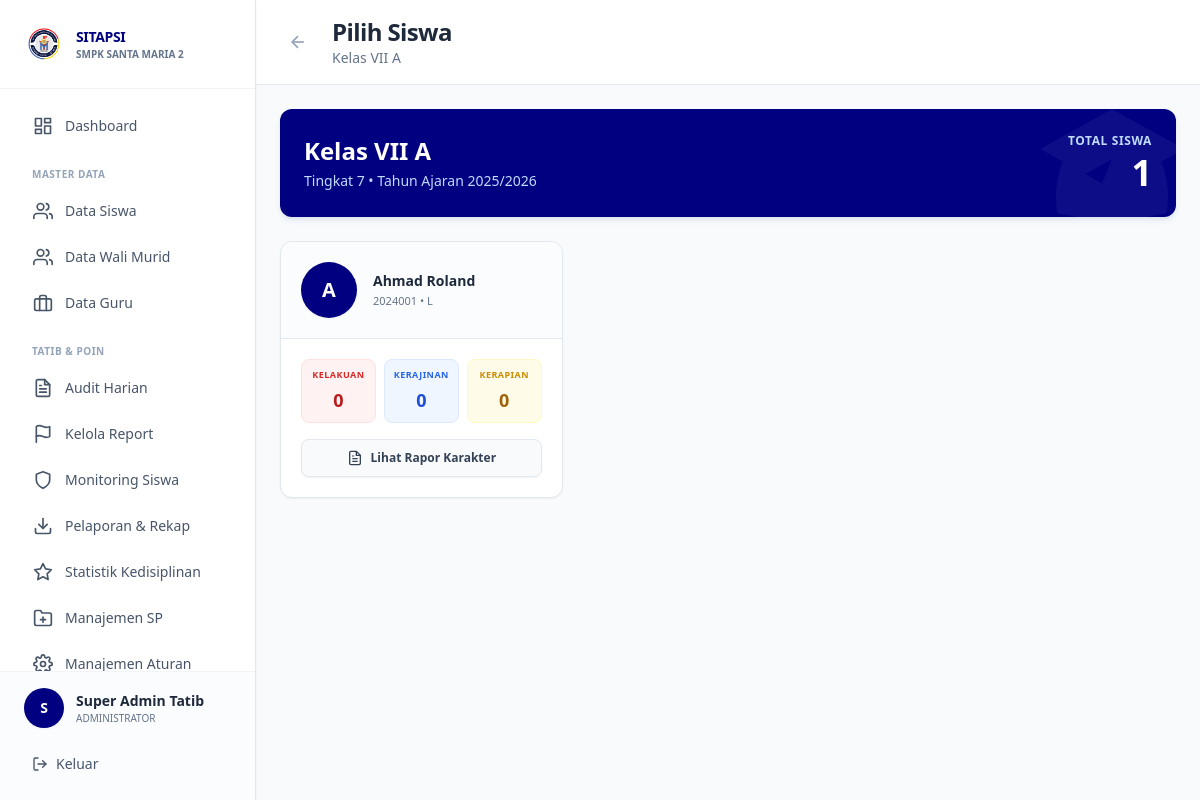
Page /views/admin/rapor_karakter_list.php?kelas=1 (signed in) on the committed database.
### tables this page shows
CREATE TABLE `tb_kelas` (
  `id_kelas` int(11) NOT NULL,
  `nama_kelas` varchar(10) NOT NULL,
  `tingkat` int(11) NOT NULL,
  `guru_wali` varchar(100) DEFAULT NULL,
  `status` varchar(20) DEFAULT 'Aman',
  `created_at` timestamp NOT NULL DEFAULT current_timestamp()
);

CREATE TABLE `tb_tahun_ajaran` (
  `id_tahun` int(11) NOT NULL,
  `nama_tahun` varchar(20) NOT NULL,
  `status` enum('Aktif','Arsip') DEFAULT 'Aktif',
  `semester_aktif` enum('Ganjil','Genap') DEFAULT 'Ganjil'
);

CREATE TABLE `tb_anggota_kelas` (
  `id_anggota` bigint(20) NOT NULL,
  `no_induk` varchar(50) NOT NULL,
  `id_kelas` int(11) NOT NULL,
  `id_tahun` int(11) NOT NULL,
  `poin_kelakuan` int(11) DEFAULT 0,
  `poin_kerajinan` int(11) DEFAULT 0,
  `poin_kerapian` int(11) DEFAULT 0,
  `total_poin_umum` int(11) DEFAULT 0,
  `status_sp_kelakuan` enum('Aman','SP1','SP2','SP3','Sanksi oleh Sekolah') DEFAULT 'Aman',
  `status_sp_kerajinan` enum('Aman','SP1','SP2','SP3','Sanksi oleh Sekolah') DEFAULT 'Aman',
  `status_sp_kerapian` enum('Aman','SP1','SP2','SP3','Sanksi oleh Sekolah') DEFAULT 'Aman',
  `status_sp_terakhir` enum('Aman','SP1','SP2','SP3','Sanksi oleh Sekolah') DEFAULT 'Aman',
  `status_reward` enum('None','Kandidat Reward Semester','Kandidat Sertifikat') DEFAULT 'None'
);

CREATE TABLE `tb_siswa` (
  `no_induk` varchar(50) NOT NULL,
  `nama_siswa` varchar(100) NOT NULL,
  `jenis_kelamin` enum('L','P') NOT NULL,
  `kota` varchar(100) DEFAULT NULL,
  `tanggal_lahir` date DEFAULT NULL,
  `alamat` text DEFAULT NULL,
  `nama_ayah` varchar(150) DEFAULT NULL,
  `pekerjaan_ayah` varchar(100) DEFAULT NULL,
  `nama_ibu` varchar(150) DEFAULT NULL,
  `pekerjaan_ibu` varchar(100) DEFAULT NULL,
  `no_hp_ortu` varchar(15) DEFAULT NULL,
  `id_ortu` int(11) DEFAULT NULL,
  `status_aktif` enum('Aktif','Lulus','Keluar','Dikeluarkan') DEFAULT 'Aktif',
  `nisn` varchar(20) DEFAULT NULL,
  `parent` varchar(100) DEFAULT NULL,
  `wa` varchar(20) DEFAULT NULL,
  `created_at` timestamp NOT NULL DEFAULT current_timestamp()
);

### config/database.php (called while the page is built, shortened)
<?php
function getDBConnection()
{
    static $pdo = null;
    if ($pdo === null) {
        try {
            $dsn = "mysql:host=" . DB_HOST . ";dbname=" . DB_NAME . ";charset=" . DB_CHARSET;
            $options = [
                PDO::ATTR_ERRMODE => PDO::ERRMODE_EXCEPTION,
                PDO::ATTR_DEFAULT_FETCH_MODE => PDO::FETCH_ASSOC,
                PDO::ATTR_EMULATE_PREPARES => false,
                PDO::MYSQL_ATTR_INIT_COMMAND => "SET NAMES " . DB_CHARSET
            ];
            $pdo = new PDO($dsn, DB_USER, DB_PASS, $options);
        } catch (PDOException $e) {
            error_log("Database Connection Error: " . $e->getMessage());
            die("Koneksi database gagal. Silakan hubungi administrator.");
        }
    }
    return $pdo;
}
function executeQuery($sql, $params = [])
{
    $pdo = getDBConnection();
    $stmt = $pdo->prepare($sql);
    $stmt->execute($params);
    return $stmt;
}
function fetchOne($sql, $params = [])
{
    $stmt = executeQuery($sql, $params);
    return $stmt->fetch();
}
function fetchAll($sql, $params = [])
{
    $stmt = executeQuery($sql, $params);
    return $stmt->fetchAll();
}
?>

### views/admin/rapor_karakter_list.php (the view, shortened to what this page needs)
<?php
require_once '../../config/database.php';
$id_kelas = $_GET['kelas'] ?? null;
$tahun_aktif = fetchOne("SELECT id_tahun, nama_tahun, semester_aktif FROM tb_tahun_ajaran WHERE status = 'Aktif' LIMIT 1");
$kelas = fetchOne("SELECT * FROM tb_kelas WHERE id_kelas = :id", ['id' => $id_kelas]);
$siswa_list = fetchAll("
    SELECT
        s.no_induk,
        s.nama_siswa,
        s.jenis_kelamin,
        a.id_anggota,
        a.poin_kelakuan,
        a.poin_kerajinan,
        a.poin_kerapian,
        a.total_poin_umum
    FROM tb_anggota_kelas a
    JOIN tb_siswa s ON a.no_induk = s.no_induk
    WHERE a.id_kelas = :id_kelas
    AND a.id_tahun = :id_tahun
    AND s.status_aktif = 'Aktif'
    ORDER BY s.nama_siswa
", [
    'id_kelas' => $id_kelas,
    'id_tahun' => $tahun_aktif['id_tahun']
]);
?>
<!DOCTYPE html>
<html lang="id">
<head>
    <script src="https://cdn.tailwindcss.com"></script>
</head>
<body class="bg-[#F8FAFC]">
<div class="flex h-screen overflow-hidden">
    <?php include '../../includes/sidebar_admin.php'; ?>
    <div class="flex-1 overflow-auto lg:ml-64">
        <div class="bg-white border-b border-[#E2E8F0] px-6 pl-16 lg:pl-6 py-4 sticky top-0 z-30 flex items-center space-x-4">
            <a href="rapor_karakter.php" class="p-2 rounded-lg text-slate-400 hover:text-slate-600 hover:bg-slate-50 transition-colors">
                <svg class="w-5 h-5" fill="none" stroke="currentColor" viewBox="0 0 24 24" stroke-width="2"><line x1="19" y1="12" x2="5" y2="12"></line><polyline points="12 19 5 12 12 5"></polyline></svg>
            </a>
            <div>
                <h1 class="text-2xl font-extrabold text-slate-800 tracking-tight">Pilih Siswa</h1>
                <p class="text-sm font-medium text-slate-500">Kelas <?= htmlspecialchars($kelas['nama_kelas']) ?></p>
            </div>
        </div>
        <div class="p-6 space-y-6 max-w-7xl mx-auto">
            <div class="bg-[#000080] text-white rounded-xl shadow-md shadow-blue-900/10 p-6 relative overflow-hidden">
                <div class="relative z-10 flex items-center justify-between">
                    <div>
                        <h2 class="text-2xl font-extrabold mb-1">Kelas <?= htmlspecialchars($kelas['nama_kelas']) ?></h2>
                        <p class="text-blue-200 font-medium text-sm">Tingkat <?= $kelas['tingkat'] ?> • Tahun Ajaran <?= $tahun_aktif['nama_tahun'] ?></p>
                    </div>
                    <div class="text-right">
                        <p class="text-blue-200 text-xs font-bold uppercase tracking-wider mb-1">Total Siswa</p>
                        <p class="text-4xl font-extrabold"><?= count($siswa_list) ?></p>
                    </div>
                </div>
            </div>
            <div class="grid grid-cols-1 md:grid-cols-2 lg:grid-cols-3 gap-6">
                <?php if (empty($siswa_list)): ?>
                <div class="col-span-full bg-white rounded-xl shadow-sm border border-dashed border-[#E2E8F0] p-12 text-center">
                    <svg class="w-16 h-16 text-slate-300 mx-auto mb-4" fill="none" stroke="currentColor" viewBox="0 0 24 24" stroke-width="1.5"><path d="M17 20h5v-2a3 3 0 00-5.356-1.857M17 20H7m10 0v-2c0-.656-.126-1.283-.356-1.857m0 0a5.002 5.002 0 019.288 0M15 7a3 3 0 11-6 0 3 3 0 016 0zm6 3a2 2 0 11-4 0 2 2 0 014 0zM7 10a2 2 0 11-4 0 2 2 0 014 0z"></path></svg>
                    <p class="text-slate-500 font-medium">Belum ada siswa di kelas ini</p>
                </div>
                <?php else: ?>
                <?php foreach ($siswa_list as $siswa): ?>
                <a href="../../actions/cetak_rapor_karakter.php?id=<?= $siswa['id_anggota'] ?>" target="_blank" class="block group">
                    <div class="bg-white rounded-xl shadow-sm border border-[#E2E8F0] transition-all hover:shadow-lg hover:border-[#000080] transform hover:-translate-y-1 overflow-hidden flex flex-col h-full">
                        <div class="p-5 flex items-center space-x-4 border-b border-[#E2E8F0] bg-slate-50/50">
                            <div class="w-14 h-14 bg-[#000080] rounded-full flex items-center justify-center overflow-hidden flex-shrink-0 text-white font-extrabold text-xl shadow-sm">
                                <?= strtoupper(substr($siswa['nama_siswa'], 0, 1)) ?>
                            </div>
                            <div class="flex-1 min-w-0">
                                <h3 class="text-sm font-extrabold text-slate-800 truncate group-hover:text-[#000080] transition-colors">
                                    <?= htmlspecialchars($siswa['nama_siswa']) ?>
                                </h3>
                                <p class="text-[11px] font-medium text-slate-500 mt-0.5"><?= $siswa['no_induk'] ?> • <?= $siswa['jenis_kelamin'] === 'L' ? 'L' : 'P' ?></p>
                            </div>
                        </div>
                        <div class="p-5 flex-1">
                            <div class="grid grid-cols-3 gap-2 mb-4">
                                <div class="bg-red-50 border border-red-100 p-2 rounded-lg text-center">
                                    <p class="text-[9px] text-red-600 font-bold uppercase tracking-wider mb-1">Kelakuan</p>
                                    <p class="text-lg font-extrabold text-red-700"><?= $siswa['poin_kelakuan'] ?></p>
                                </div>
                                <div class="bg-blue-50 border border-blue-100 p-2 rounded-lg text-center">
                                    <p class="text-[9px] text-blue-600 font-bold uppercase tracking-wider mb-1">Kerajinan</p>
                                    <p class="text-lg font-extrabold text-blue-700"><?= $siswa['poin_kerajinan'] ?></p>
                                </div>
                                <div class="bg-yellow-50 border border-yellow-100 p-2 rounded-lg text-center">
                                    <p class="text-[9px] text-yellow-600 font-bold uppercase tracking-wider mb-1">Kerapian</p>
                                    <p class="text-lg font-extrabold text-yellow-700"><?= $siswa['poin_kerapian'] ?></p>
                                </div>
                            </div>
                            <div class="w-full bg-slate-50 text-slate-700 border border-[#E2E8F0] text-center py-2.5 rounded-lg text-xs font-bold group-hover:bg-[#000080] group-hover:text-white group-hover:border-[#000080] transition-colors flex items-center justify-center shadow-sm">
                                Lihat Rapor Karakter
                            </div>
                        </div>
                    </div>
                </a>
                <?php endforeach; ?>
                <?php endif; ?>
            </div>
        </div>
    </div>
</div>
</body>
</html>

### rows in the picture
tb_kelas: nama_kelas "VII A", tingkat "7"
tb_tahun_ajaran: nama_tahun "2025/2026"
tb_anggota_kelas: no_induk.nama_siswa "A", no_induk.nama_siswa "Ahmad Roland", no_induk.no_induk "2024001", poin_kelakuan "0", poin_kerajinan "0", poin_kerapian "0"

### other values in the picture
$initial "S"
$user_name "Super Admin Tatib"
count($siswa_list) "1"
